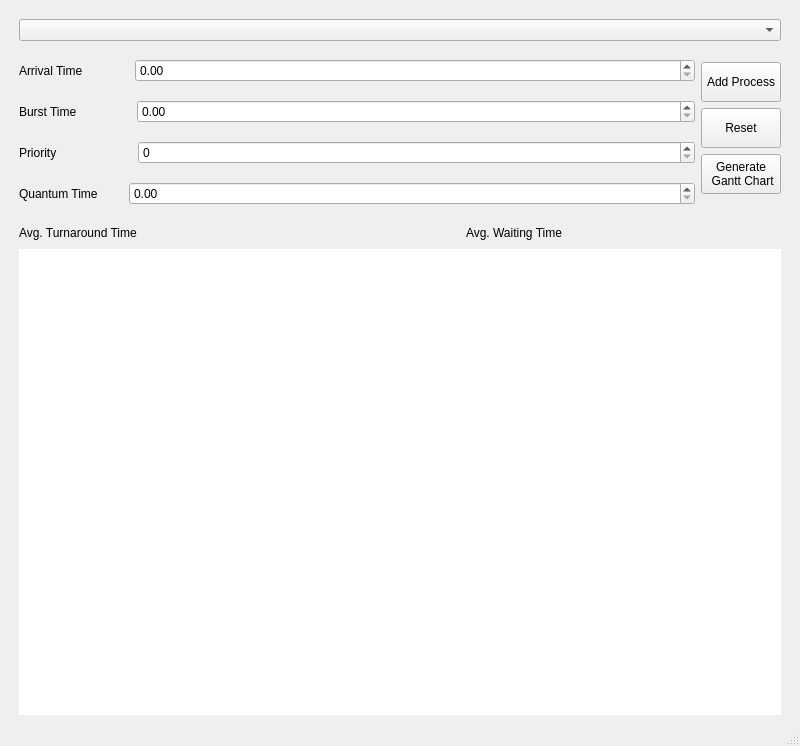
<?xml version="1.0" encoding="UTF-8"?>
<ui version="4.0">
 <class>MainWindow</class>
 <widget class="QMainWindow" name="MainWindow">
  <property name="geometry">
   <rect>
    <x>0</x>
    <y>0</y>
    <width>800</width>
    <height>746</height>
   </rect>
  </property>
  <property name="windowTitle">
   <string>MainWindow</string>
  </property>
  <widget class="QWidget" name="centralwidget">
   <property name="sizePolicy">
    <sizepolicy hsizetype="Expanding" vsizetype="Expanding">
     <horstretch>0</horstretch>
     <verstretch>0</verstretch>
    </sizepolicy>
   </property>
   <layout class="QGridLayout" name="gridLayout_2">
    <item row="0" column="0">
     <layout class="QGridLayout" name="gridLayout">
      <property name="topMargin">
       <number>10</number>
      </property>
      <item row="0" column="0">
       <layout class="QVBoxLayout" name="verticalLayout_9">
        <property name="leftMargin">
         <number>10</number>
        </property>
        <property name="rightMargin">
         <number>10</number>
        </property>
        <item>
         <widget class="QComboBox" name="comboBox">
          <item>
           <property name="text">
            <string/>
           </property>
          </item>
          <item>
           <property name="text">
            <string>FCFS</string>
           </property>
          </item>
          <item>
           <property name="text">
            <string>Round Robin</string>
           </property>
          </item>
          <item>
           <property name="text">
            <string>SJF_NonPreemptive</string>
           </property>
          </item>
          <item>
           <property name="text">
            <string>SJF_Preemptive</string>
           </property>
          </item>
          <item>
           <property name="text">
            <string>Priority_NonPreemptive</string>
           </property>
          </item>
          <item>
           <property name="text">
            <string>Priority_Preemptive</string>
           </property>
          </item>
         </widget>
        </item>
        <item>
         <layout class="QHBoxLayout" name="horizontalLayout">
          <property name="sizeConstraint">
           <enum>QLayout::SetNoConstraint</enum>
          </property>
          <item>
           <layout class="QHBoxLayout" name="horizontalLayout_2">
            <item>
             <layout class="QVBoxLayout" name="verticalLayout_5">
              <item>
               <layout class="QHBoxLayout" name="horizontalLayout_3">
                <item>
                 <widget class="QLabel" name="label">
                  <property name="sizePolicy">
                   <sizepolicy hsizetype="Fixed" vsizetype="Preferred">
                    <horstretch>0</horstretch>
                    <verstretch>0</verstretch>
                   </sizepolicy>
                  </property>
                  <property name="text">
                   <string>Arrival Time</string>
                  </property>
                 </widget>
                </item>
                <item>
                 <spacer name="horizontalSpacer">
                  <property name="orientation">
                   <enum>Qt::Horizontal</enum>
                  </property>
                  <property name="sizeType">
                   <enum>QSizePolicy::Fixed</enum>
                  </property>
                  <property name="sizeHint" stdset="0">
                   <size>
                    <width>46</width>
                    <height>20</height>
                   </size>
                  </property>
                 </spacer>
                </item>
                <item>
                 <widget class="QDoubleSpinBox" name="Arrival">
                  <property name="sizePolicy">
                   <sizepolicy hsizetype="Minimum" vsizetype="Fixed">
                    <horstretch>0</horstretch>
                    <verstretch>0</verstretch>
                   </sizepolicy>
                  </property>
                  <property name="maximum">
                   <double>999.990000000000009</double>
                  </property>
                  <property name="singleStep">
                   <double>0.200000000000000</double>
                  </property>
                 </widget>
                </item>
               </layout>
              </item>
              <item>
               <layout class="QHBoxLayout" name="horizontalLayout_5">
                <item>
                 <widget class="QLabel" name="label_2">
                  <property name="text">
                   <string>Burst Time</string>
                  </property>
                 </widget>
                </item>
                <item>
                 <spacer name="horizontalSpacer_2">
                  <property name="orientation">
                   <enum>Qt::Horizontal</enum>
                  </property>
                  <property name="sizeType">
                   <enum>QSizePolicy::Fixed</enum>
                  </property>
                  <property name="sizeHint" stdset="0">
                   <size>
                    <width>54</width>
                    <height>20</height>
                   </size>
                  </property>
                 </spacer>
                </item>
                <item>
                 <widget class="QDoubleSpinBox" name="Burst">
                  <property name="sizePolicy">
                   <sizepolicy hsizetype="MinimumExpanding" vsizetype="Fixed">
                    <horstretch>0</horstretch>
                    <verstretch>0</verstretch>
                   </sizepolicy>
                  </property>
                  <property name="maximum">
                   <double>999.990000000000009</double>
                  </property>
                  <property name="singleStep">
                   <double>0.200000000000000</double>
                  </property>
                 </widget>
                </item>
               </layout>
              </item>
              <item>
               <layout class="QHBoxLayout" name="horizontalLayout_6">
                <item>
                 <widget class="QLabel" name="label_3">
                  <property name="sizePolicy">
                   <sizepolicy hsizetype="Fixed" vsizetype="Preferred">
                    <horstretch>0</horstretch>
                    <verstretch>0</verstretch>
                   </sizepolicy>
                  </property>
                  <property name="text">
                   <string>Priority</string>
                  </property>
                 </widget>
                </item>
                <item>
                 <spacer name="horizontalSpacer_3">
                  <property name="orientation">
                   <enum>Qt::Horizontal</enum>
                  </property>
                  <property name="sizeType">
                   <enum>QSizePolicy::Fixed</enum>
                  </property>
                  <property name="sizeHint" stdset="0">
                   <size>
                    <width>75</width>
                    <height>20</height>
                   </size>
                  </property>
                 </spacer>
                </item>
                <item>
                 <widget class="QSpinBox" name="Priority">
                  <property name="sizePolicy">
                   <sizepolicy hsizetype="Preferred" vsizetype="Fixed">
                    <horstretch>0</horstretch>
                    <verstretch>0</verstretch>
                   </sizepolicy>
                  </property>
                  <property name="maximum">
                   <number>10</number>
                  </property>
                 </widget>
                </item>
               </layout>
              </item>
              <item>
               <layout class="QHBoxLayout" name="horizontalLayout_4">
                <item>
                 <widget class="QLabel" name="label_4">
                  <property name="sizePolicy">
                   <sizepolicy hsizetype="Fixed" vsizetype="Preferred">
                    <horstretch>0</horstretch>
                    <verstretch>0</verstretch>
                   </sizepolicy>
                  </property>
                  <property name="text">
                   <string>Quantum Time</string>
                  </property>
                 </widget>
                </item>
                <item>
                 <spacer name="horizontalSpacer_4">
                  <property name="orientation">
                   <enum>Qt::Horizontal</enum>
                  </property>
                  <property name="sizeType">
                   <enum>QSizePolicy::Fixed</enum>
                  </property>
                  <property name="sizeHint" stdset="0">
                   <size>
                    <width>25</width>
                    <height>20</height>
                   </size>
                  </property>
                 </spacer>
                </item>
                <item>
                 <widget class="QDoubleSpinBox" name="Quantum">
                  <property name="maximum">
                   <double>999.990000000000009</double>
                  </property>
                  <property name="singleStep">
                   <double>0.200000000000000</double>
                  </property>
                 </widget>
                </item>
               </layout>
              </item>
             </layout>
            </item>
           </layout>
          </item>
          <item>
           <layout class="QVBoxLayout" name="verticalLayout_3">
            <item>
             <spacer name="verticalSpacer_2">
              <property name="orientation">
               <enum>Qt::Vertical</enum>
              </property>
              <property name="sizeType">
               <enum>QSizePolicy::Fixed</enum>
              </property>
              <property name="sizeHint" stdset="0">
               <size>
                <width>2</width>
                <height>15</height>
               </size>
              </property>
             </spacer>
            </item>
            <item>
             <widget class="QPushButton" name="AddProcess">
              <property name="sizePolicy">
               <sizepolicy hsizetype="Minimum" vsizetype="Minimum">
                <horstretch>0</horstretch>
                <verstretch>0</verstretch>
               </sizepolicy>
              </property>
              <property name="minimumSize">
               <size>
                <width>0</width>
                <height>40</height>
               </size>
              </property>
              <property name="text">
               <string>Add Process</string>
              </property>
             </widget>
            </item>
            <item>
             <widget class="QPushButton" name="Reset">
              <property name="sizePolicy">
               <sizepolicy hsizetype="Minimum" vsizetype="Minimum">
                <horstretch>0</horstretch>
                <verstretch>0</verstretch>
               </sizepolicy>
              </property>
              <property name="minimumSize">
               <size>
                <width>0</width>
                <height>40</height>
               </size>
              </property>
              <property name="text">
               <string>Reset</string>
              </property>
             </widget>
            </item>
            <item>
             <widget class="QPushButton" name="GanttChart">
              <property name="sizePolicy">
               <sizepolicy hsizetype="Minimum" vsizetype="Minimum">
                <horstretch>0</horstretch>
                <verstretch>0</verstretch>
               </sizepolicy>
              </property>
              <property name="minimumSize">
               <size>
                <width>0</width>
                <height>40</height>
               </size>
              </property>
              <property name="text">
               <string>Generate 
 Gantt Chart</string>
              </property>
             </widget>
            </item>
            <item>
             <spacer name="verticalSpacer_3">
              <property name="orientation">
               <enum>Qt::Vertical</enum>
              </property>
              <property name="sizeType">
               <enum>QSizePolicy::Fixed</enum>
              </property>
              <property name="sizeHint" stdset="0">
               <size>
                <width>20</width>
                <height>23</height>
               </size>
              </property>
             </spacer>
            </item>
           </layout>
          </item>
         </layout>
        </item>
        <item>
         <layout class="QHBoxLayout" name="horizontalLayout_7">
          <item>
           <widget class="QLabel" name="label_8">
            <property name="sizePolicy">
             <sizepolicy hsizetype="Maximum" vsizetype="Preferred">
              <horstretch>0</horstretch>
              <verstretch>0</verstretch>
             </sizepolicy>
            </property>
            <property name="text">
             <string>Avg. Turnaround Time</string>
            </property>
           </widget>
          </item>
          <item>
           <widget class="QLabel" name="label_7">
            <property name="sizePolicy">
             <sizepolicy hsizetype="Preferred" vsizetype="Maximum">
              <horstretch>0</horstretch>
              <verstretch>0</verstretch>
             </sizepolicy>
            </property>
            <property name="minimumSize">
             <size>
              <width>0</width>
              <height>20</height>
             </size>
            </property>
            <property name="autoFillBackground">
             <bool>false</bool>
            </property>
            <property name="text">
             <string/>
            </property>
            <property name="alignment">
             <set>Qt::AlignCenter</set>
            </property>
           </widget>
          </item>
          <item>
           <spacer name="horizontalSpacer_5">
            <property name="orientation">
             <enum>Qt::Horizontal</enum>
            </property>
            <property name="sizeType">
             <enum>QSizePolicy::Maximum</enum>
            </property>
            <property name="sizeHint" stdset="0">
             <size>
              <width>103</width>
              <height>20</height>
             </size>
            </property>
           </spacer>
          </item>
          <item>
           <widget class="QLabel" name="label_6">
            <property name="sizePolicy">
             <sizepolicy hsizetype="Maximum" vsizetype="Preferred">
              <horstretch>0</horstretch>
              <verstretch>0</verstretch>
             </sizepolicy>
            </property>
            <property name="text">
             <string>Avg. Waiting Time</string>
            </property>
           </widget>
          </item>
          <item>
           <widget class="QLabel" name="label_5">
            <property name="sizePolicy">
             <sizepolicy hsizetype="Preferred" vsizetype="Maximum">
              <horstretch>0</horstretch>
              <verstretch>0</verstretch>
             </sizepolicy>
            </property>
            <property name="minimumSize">
             <size>
              <width>0</width>
              <height>20</height>
             </size>
            </property>
            <property name="text">
             <string/>
            </property>
            <property name="alignment">
             <set>Qt::AlignCenter</set>
            </property>
           </widget>
          </item>
         </layout>
        </item>
        <item>
         <widget class="QTableWidget" name="tableWidget">
          <property name="frameShape">
           <enum>QFrame::NoFrame</enum>
          </property>
          <property name="frameShadow">
           <enum>QFrame::Raised</enum>
          </property>
         </widget>
        </item>
        <item>
         <layout class="QHBoxLayout" name="ganttchart_layout"/>
        </item>
       </layout>
      </item>
     </layout>
    </item>
   </layout>
  </widget>
  <widget class="QMenuBar" name="menubar">
   <property name="geometry">
    <rect>
     <x>0</x>
     <y>0</y>
     <width>800</width>
     <height>22</height>
    </rect>
   </property>
  </widget>
  <widget class="QStatusBar" name="statusbar"/>
 </widget>
 <resources/>
 <connections/>
</ui>
